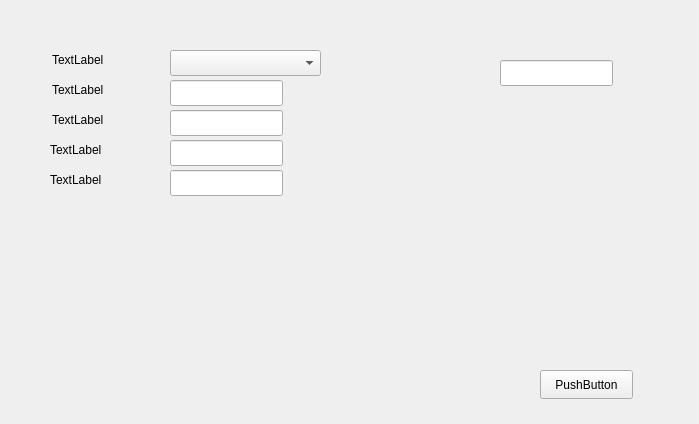
<?xml version="1.0" encoding="UTF-8"?>
<ui version="4.0">
 <class>AddDelegacja</class>
 <widget class="QWidget" name="AddDelegacja">
  <property name="geometry">
   <rect>
    <x>0</x>
    <y>0</y>
    <width>699</width>
    <height>424</height>
   </rect>
  </property>
  <property name="windowTitle">
   <string>Form</string>
  </property>
  <widget class="QPushButton" name="btnExitAndSave">
   <property name="geometry">
    <rect>
     <x>540</x>
     <y>370</y>
     <width>93</width>
     <height>29</height>
    </rect>
   </property>
   <property name="text">
    <string>PushButton</string>
   </property>
  </widget>
  <widget class="QLineEdit" name="lineEdit">
   <property name="geometry">
    <rect>
     <x>500</x>
     <y>60</y>
     <width>113</width>
     <height>26</height>
    </rect>
   </property>
  </widget>
  <widget class="QLabel" name="lblDataWyjazdu">
   <property name="geometry">
    <rect>
     <x>52</x>
     <y>50</y>
     <width>111</width>
     <height>20</height>
    </rect>
   </property>
   <property name="text">
    <string>TextLabel</string>
   </property>
  </widget>
  <widget class="QLabel" name="lblGodzWyjazdu">
   <property name="geometry">
    <rect>
     <x>52</x>
     <y>80</y>
     <width>111</width>
     <height>20</height>
    </rect>
   </property>
   <property name="text">
    <string>TextLabel</string>
   </property>
  </widget>
  <widget class="QLabel" name="lblDataPowrotu">
   <property name="geometry">
    <rect>
     <x>52</x>
     <y>110</y>
     <width>111</width>
     <height>20</height>
    </rect>
   </property>
   <property name="text">
    <string>TextLabel</string>
   </property>
  </widget>
  <widget class="QLabel" name="lblGodzPowrotu">
   <property name="geometry">
    <rect>
     <x>50</x>
     <y>140</y>
     <width>121</width>
     <height>20</height>
    </rect>
   </property>
   <property name="text">
    <string>TextLabel</string>
   </property>
  </widget>
  <widget class="QLabel" name="lblMiejsceWyjazdu">
   <property name="geometry">
    <rect>
     <x>50</x>
     <y>170</y>
     <width>131</width>
     <height>20</height>
    </rect>
   </property>
   <property name="text">
    <string>TextLabel</string>
   </property>
  </widget>
  <widget class="QLineEdit" name="lineEdit_2">
   <property name="geometry">
    <rect>
     <x>170</x>
     <y>80</y>
     <width>113</width>
     <height>26</height>
    </rect>
   </property>
  </widget>
  <widget class="QLineEdit" name="lineEdit_3">
   <property name="geometry">
    <rect>
     <x>170</x>
     <y>110</y>
     <width>113</width>
     <height>26</height>
    </rect>
   </property>
  </widget>
  <widget class="QLineEdit" name="lineEdit_4">
   <property name="geometry">
    <rect>
     <x>170</x>
     <y>140</y>
     <width>113</width>
     <height>26</height>
    </rect>
   </property>
  </widget>
  <widget class="QLineEdit" name="lineEdit_5">
   <property name="geometry">
    <rect>
     <x>170</x>
     <y>170</y>
     <width>113</width>
     <height>26</height>
    </rect>
   </property>
  </widget>
  <widget class="QComboBox" name="cmbDataWyjazdu">
   <property name="geometry">
    <rect>
     <x>170</x>
     <y>50</y>
     <width>151</width>
     <height>26</height>
    </rect>
   </property>
  </widget>
 </widget>
 <resources/>
 <connections/>
</ui>
